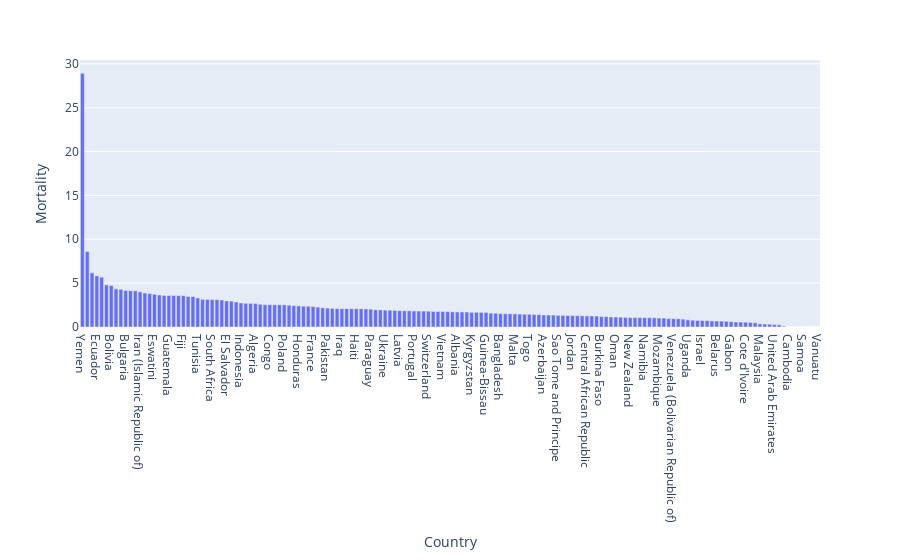

This figure's notebook cell:
### Markdown cell above
Next, to identify the **top 5 countries with the highest mortality rates**, we plot the mortality rates of each country in a bar graph, sorted in descending order.

### Code cell
# Figure to present the Mortality rates of each country, sorted in descending order

mortality = px.bar(food_df, x='Country', y='Mortality').update_xaxes(categoryorder="total descending")
mortality.show()

### Figure 1 — Plotly figure (JSON) as saved in the notebook; plotly's stock layout.template omitted (floating-point values rounded to 4 significant figures; data arrays with more than 128 entries replaced by an {"elided": "..."} marker saying what was removed)
{"data": [{"alignmentgroup": "True", "hovertemplate": "Country=%{x}<br>Mortality=%{y}<extra></extra>", "legendgroup": "", "marker": {"color": "#636efa", "pattern": {"shape": ""}}, "name": "", "offsetgroup": "", "orientation": "v", "showlegend": false, "textposition": "auto", "type": "bar", "x": {"elided": "154 str values"}, "xaxis": "x", "y": {"elided": "154 float values"}, "yaxis": "y"}], "layout": {"barmode": "relative", "legend": {"tracegroupgap": 0}, "margin": {"t": 60}, "xaxis": {"anchor": "y", "categoryorder": "total descending", "domain": [0, 1], "title": {"text": "Country"}}, "yaxis": {"anchor": "x", "domain": [0, 1], "title": {"text": "Mortality"}}}}
